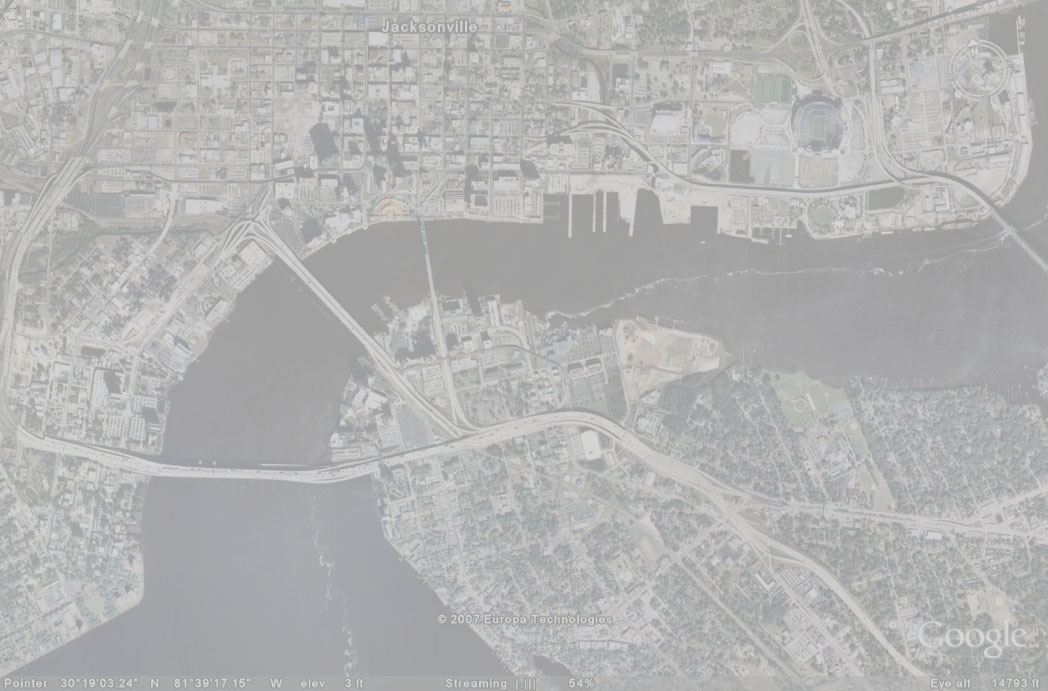
#> input picture input_sat_image.jpg, 1048 x 691 px
$ python assignment1.py
#> lines starting #> are read from the running program, lines starting #| are printed output that depends on the picture; after the words box and inside, x2 and y2 are one past the last pixel; in counts of white or black regions, pixels touching at a corner belong together
#> in extract_image, img is the input picture: shape (691, 1048, 3); mean B, G, R 178.8, 179.2, 178.9
import os
import cv2
import matplotlib.pyplot as plt
import numpy as np

def histogram(gray_img):
    histogram = cv2.calcHist([gray_img], [0], None, [256], [0,256])
#> histogram = 256 values, max 35509 at index 163, min 0 at index 0, mean 2828.8
    plt.figure()
    plt.title("Grayscale Histogram")
    plt.xlabel("Bins")
    plt.ylabel("# of Pixels")
    plt.plot(histogram)
    plt.xlim([0, 256])
    plt.show()
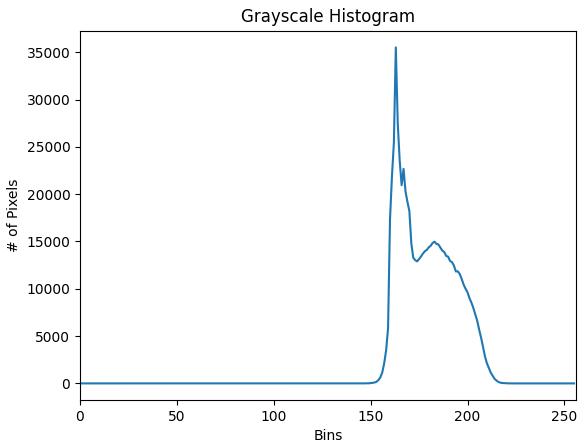
#> figure drawn by matplotlib, 1 panel; curve peaks at x = 163, y = 35509


def contrast_stretching(gray_img):
    min_intensity= np.min(gray_img)
#> min_intensity = 145
    max_intensity= np.max(gray_img)
#> max_intensity = 226
    # print("Min intensity: ", min_intensity)
    # print("Max intensity: ", max_intensity)
    contrast_stretched_image = 255*((gray_img-min_intensity)/(max_intensity-min_intensity))
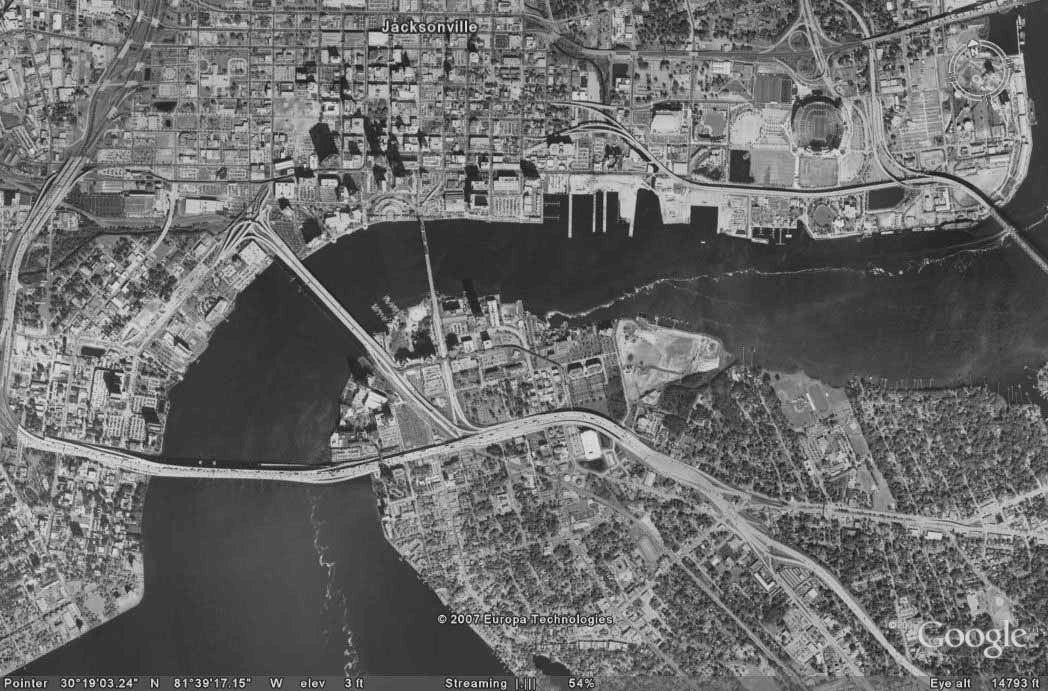
#> contrast_stretched_image: shape (691, 1048) float64; min 0, max 255, mean 107.3
    contrast_stretched_image = contrast_stretched_image.astype(np.uint8)
    cv2.imshow('Strecthed', contrast_stretched_image)
    return contrast_stretched_image


def binary_image(contrast_stretched_image):
    _, binary_img = cv2.threshold(contrast_stretched_image, 80, 255, cv2.THRESH_BINARY_INV)
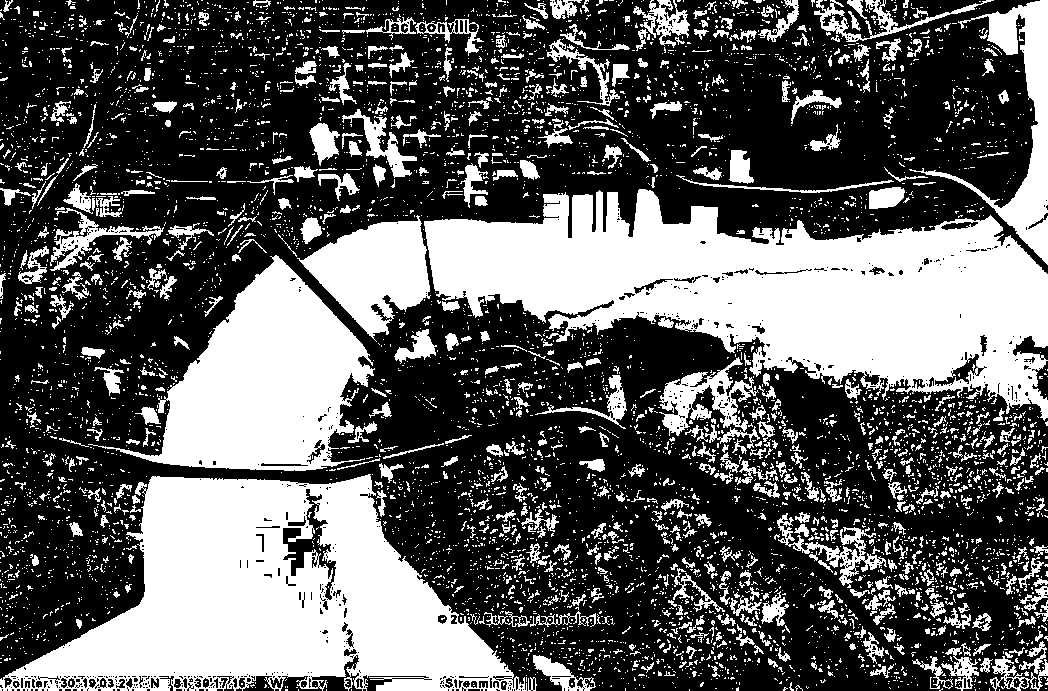
#> binary_img: shape (691, 1048); 36.8% white; 6142 white regions (5452 under 20 px), largest, box (x1, y1, x2, y2) and area: (424, 189, 1048, 421) 75493, (0, 474, 527, 691) 62591, (88, 255, 375, 471) 28828
    cv2.imshow('Binary', binary_img)
    return binary_img


def open_close(binary_img):
    opening = cv2.morphologyEx(binary_img, cv2.MORPH_OPEN, cv2.getStructuringElement(cv2.MORPH_RECT, (5,5)))
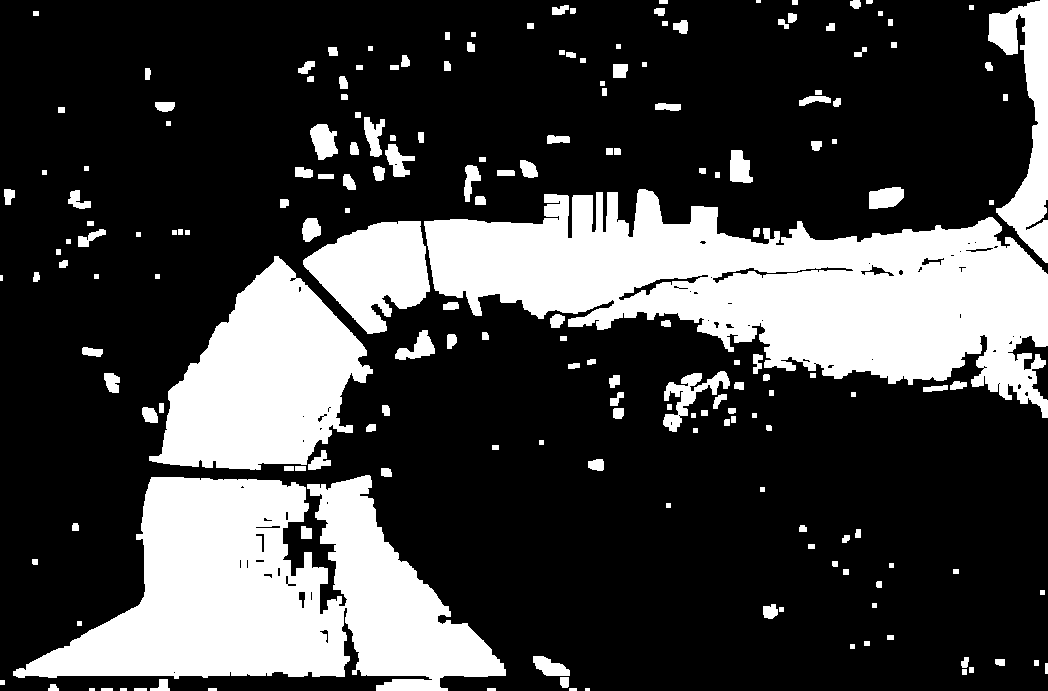
#> opening: shape (691, 1048); 26.3% white; 189 white regions (4 under 20 px), largest, box (x1, y1, x2, y2) and area: (424, 189, 1048, 418) 72105, (13, 475, 506, 691) 57627, (149, 256, 373, 470) 27566
    cv2.imshow('Opening', opening)
    closing = cv2.morphologyEx(opening, cv2.MORPH_CLOSE, cv2.getStructuringElement(cv2.MORPH_RECT, (5,5)))
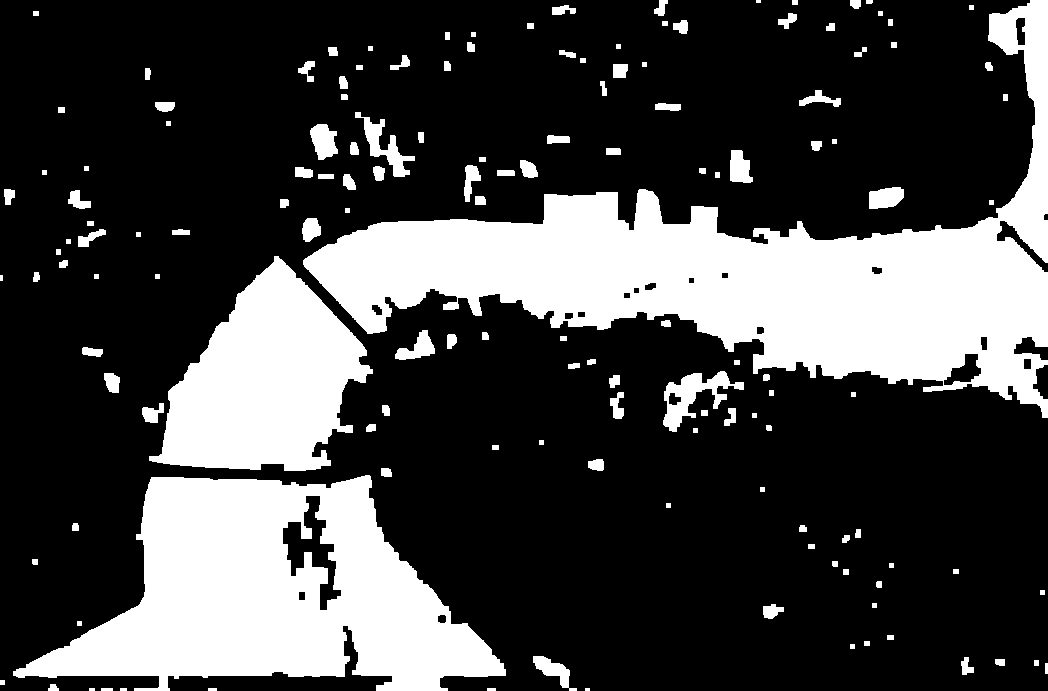
#> closing: shape (691, 1048); 26.9% white; 146 white regions (4 under 20 px), largest, box (x1, y1, x2, y2) and area: (303, 0, 1048, 418) 91612, (13, 475, 506, 691) 58679, (149, 256, 373, 471) 28175
    cv2.imshow('Closing', closing)
    return closing

def extract_image(img_path):
    img = cv2.imread(img_path)
    gray_img = cv2.cvtColor(img, cv2.COLOR_BGR2GRAY)
    histogram(gray_img)
    contrast_stretched_image = contrast_stretching(gray_img)
    binary_img = binary_image(contrast_stretched_image)
    final_img = open_close(binary_img)

    cv2.waitKey(0)
    # Window shown waits for any key pressing event
    cv2.destroyAllWindows()


if __name__ == "__main__":
    # Get the directory path of the current script
    script_dir = os.path.dirname(__file__)

    # Construct the relative path to the image file
    image_path = os.path.join(script_dir, 'input_sat_image.jpg')
    extract_image(image_path)
